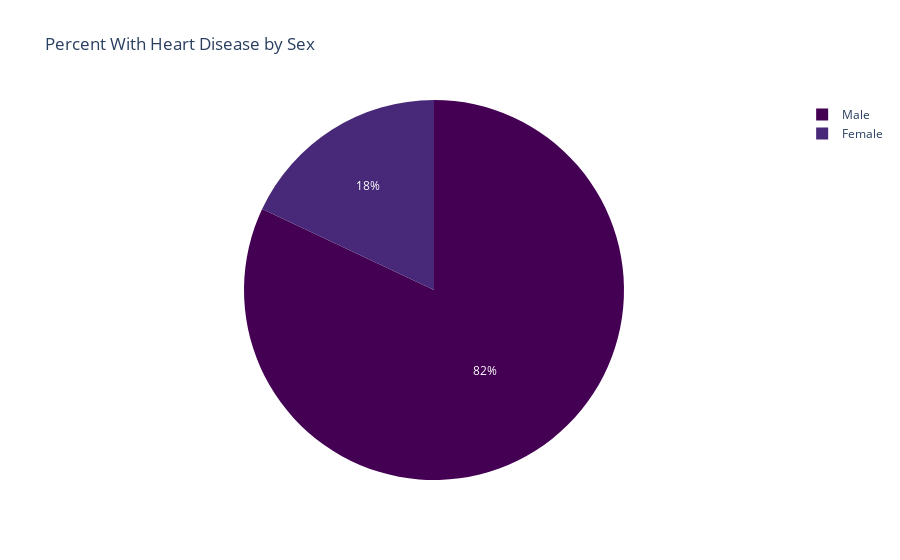

Write notebook code for a chart like this one.
### Markdown cell above
### Pie Charts with Target Variable and Significantly Correlated Variables

### Code cell
#Target Variable and Sex

import plotly.express as px

fig_1 = px.pie(df1.query('num == 1'), values='num', names='sex', title = 'Percent With Heart Disease by Sex', color_discrete_sequence=px.colors.sequential.Viridis)
fig_1.show()

### Figure 1 — Plotly figure (JSON) as saved in the notebook; plotly's stock layout.template omitted (floating-point values rounded to 4 significant figures; data arrays with more than 128 entries replaced by an {"elided": "..."} marker saying what was removed)
{"data": [{"domain": {"x": [0, 1], "y": [0, 1]}, "hovertemplate": "sex=%{label}<br>num=%{value}<extra></extra>", "labels": {"elided": "139 str values"}, "legendgroup": "", "name": "", "showlegend": true, "type": "pie", "values": {"elided": "139 int values"}}], "layout": {"legend": {"tracegroupgap": 0}, "piecolorway": ["#440154", "#482878", "#3e4989", "#31688e", "#26828e", "#1f9e89", "#35b779", "#6ece58", "#b5de2b", "#fde725"], "title": {"text": "Percent With Heart Disease by Sex"}}}
